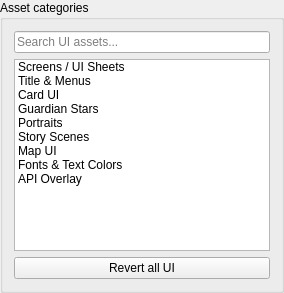
          <widget class="QGroupBox" name="assetCategoriesGroup">
           <property name="title">
            <string>Asset categories</string>
           </property>
           <layout class="QVBoxLayout" name="assetCategoriesLayout">
            <item>
             <widget class="QLineEdit" name="assetCategorySearch">
              <property name="placeholderText">
               <string>Search UI assets...</string>
              </property>
             </widget>
            </item>
            <item>
             <widget class="QTreeWidget" name="assetCategoryTree">
              <property name="minimumSize">
               <size>
                <width>235</width>
                <height>0</height>
               </size>
              </property>
              <property name="rootIsDecorated">
               <bool>false</bool>
              </property>
              <property name="headerHidden">
               <bool>true</bool>
              </property>
              <column>
               <property name="text">
                <string notr="true">1</string>
               </property>
              </column>
              <item>
               <property name="text">
                <string>Screens / UI Sheets</string>
               </property>
               <property name="toolTip">
                <string>48 groups</string>
               </property>
              </item>
              <item>
               <property name="text">
                <string>Title &amp; Menus</string>
               </property>
               <property name="toolTip">
                <string>Declarative</string>
               </property>
              </item>
              <item>
               <property name="text">
                <string>Card UI</string>
               </property>
               <property name="toolTip">
                <string>Frames, icons</string>
               </property>
              </item>
              <item>
               <property name="text">
                <string>Guardian Stars</string>
               </property>
               <property name="toolTip">
                <string>Icons 1-15</string>
               </property>
              </item>
              <item>
               <property name="text">
                <string>Portraits</string>
               </property>
               <property name="toolTip">
                <string>Campaign / Free Duel</string>
               </property>
              </item>
              <item>
               <property name="text">
                <string>Story Scenes</string>
               </property>
               <property name="toolTip">
                <string>Backgrounds / cutscenes</string>
               </property>
              </item>
              <item>
               <property name="text">
                <string>Map UI</string>
               </property>
               <property name="toolTip">
                <string>Marker / arrows / panel</string>
               </property>
              </item>
              <item>
               <property name="text">
                <string>Fonts &amp; Text Colors</string>
               </property>
               <property name="toolTip">
                <string>TTF / OT ramps</string>
               </property>
              </item>
              <item>
               <property name="text">
                <string>API Overlay</string>
               </property>
               <property name="toolTip">
                <string>Code mod</string>
               </property>
              </item>
             </widget>
            </item>
            <item>
             <widget class="QPushButton" name="revertAllUiButton">
              <property name="text">
               <string>Revert all UI</string>
              </property>
             </widget>
            </item>
           </layout>
          </widget>
